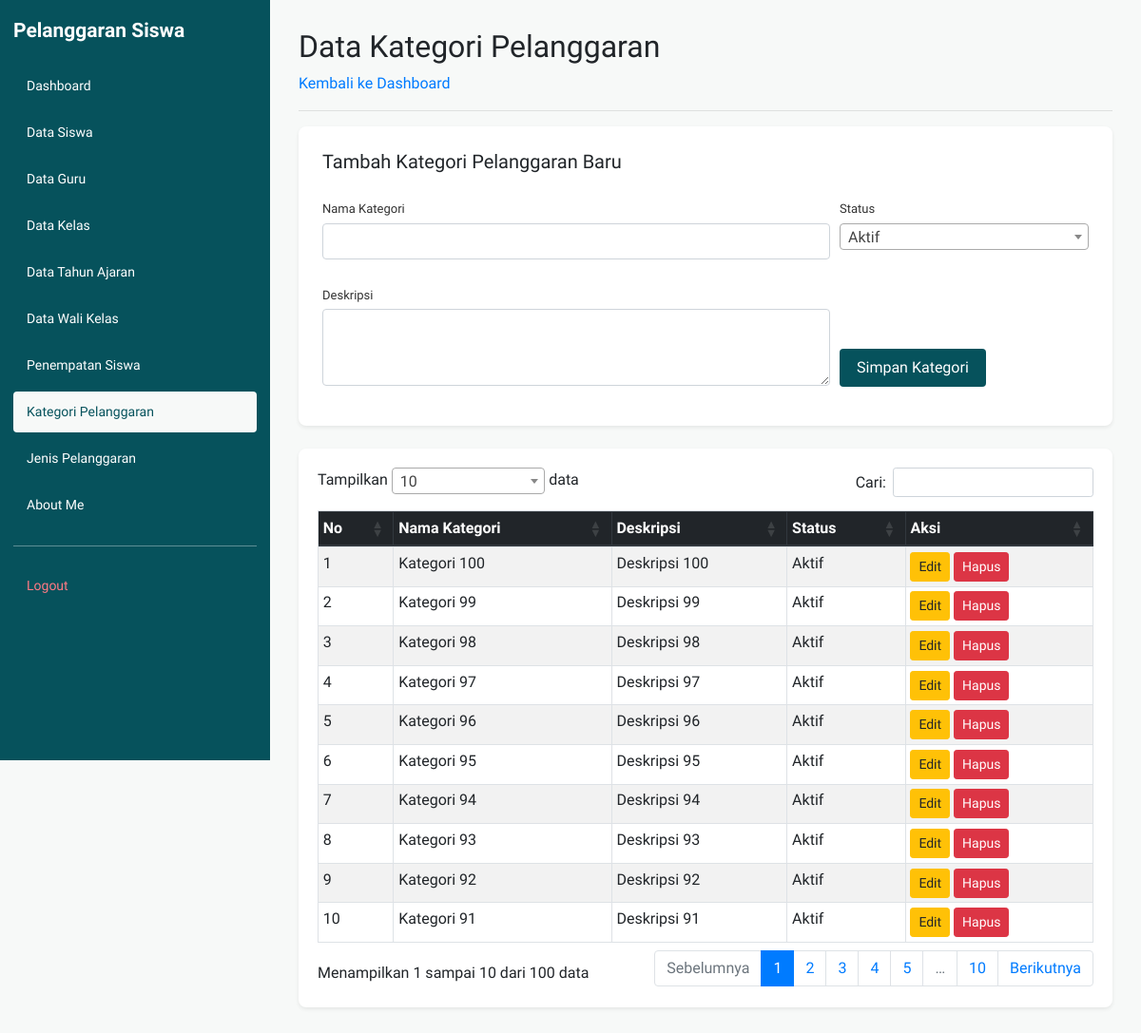
/kelola_pelanggaran_kategori.php (signed in), run on the app's committed database.
### tables this page shows
CREATE TABLE `t_pelanggaran_kategori` (
  `id` int(11) NOT NULL AUTO_INCREMENT,
  `nama` varchar(100) DEFAULT NULL,
  `deskripsi` text NOT NULL,
  `status_aktif` tinyint(1) NOT NULL,
  `created_at` timestamp NOT NULL DEFAULT current_timestamp(),
  `updated_at` timestamp NOT NULL DEFAULT current_timestamp(),
  PRIMARY KEY (`id`),
  UNIQUE KEY `uq_t_pelanggaran_kategori_nama` (`nama`)
);

### kelola_pelanggaran_kategori.php (the view, shortened to what this page needs)
<?php
include 'config/koneksi.php';
$query = mysqli_query(
    $koneksi,
    "SELECT * FROM t_pelanggaran_kategori ORDER BY id DESC"
);
?>
<!DOCTYPE html>
<html lang="id">
<head>
    <link rel="stylesheet"
          href="https://cdn.jsdelivr.net/npm/bootstrap@4.1.3/dist/css/bootstrap.min.css">
    <link rel="stylesheet"
          href="https://cdn.datatables.net/1.13.8/css/dataTables.bootstrap4.min.css">
    <link rel="stylesheet" href="layout/layout.css">
</head>
<body>
<?php include 'layout/sidebar.php'; ?>
<main class="app-main">
            <h2>Data Kategori Pelanggaran</h2>
            <a href="dashboard.php">Kembali ke Dashboard</a>
            <hr>
            <div class="form-card form-card-full shadow-sm mb-4">
                <h5 class="mb-3">Tambah Kategori Pelanggaran Baru</h5>
                <form action="proses_tambah_pelanggaran_kategori_.php" method="POST">
                    <div class="form-row">
                        <div class="form-group col-md-8">
                            <label>Nama Kategori</label>
                            <input type="text" name="nama" class="form-control"
                                   maxlength="100" required>
                        </div>
                        <div class="form-group col-md-4">
                            <label>Status</label>
                        </div>
                    </div>
                    <div class="form-row">
                        <div class="form-group col-md-8">
                            <label>Deskripsi</label>
                            <textarea name="deskripsi" rows="3" class="form-control" required></textarea>
                        </div>
                        <div class="form-group col-md-4">
                            <label>&nbsp;</label><br>
                            <button type="submit" name="simpan" class="btn btn-primary">
                                Simpan Kategori
                            </button>
                        </div>
                    </div>
                </form>
            </div>
            <div class="table-card shadow-sm">
            <div class="table-responsive">
                <table id="tabelKategori"
                       class="table table-striped table-bordered table-hover table-sm">
                    <thead class="thead-dark">
                        <tr>
                            <th>No</th>
                            <th>Nama Kategori</th>
                            <th>Deskripsi</th>
                            <th>Status</th>
                            <th>Aksi</th>
                        </tr>
                    </thead>
                    <tbody>
                        <?php
                        $no = 1;
                        while ($data = mysqli_fetch_assoc($query)) {
                        ?>
                            <tr>
                                <td><?= $no++; ?></td>
                                <td>
                                    <?= htmlspecialchars(
                                        $data['nama'] ?? '',
                                        ENT_QUOTES,
                                        'UTF-8'
                                    ); ?>
                                </td>
                                <td>
                                    <?= htmlspecialchars(
                                        $data['deskripsi'] ?? '',
                                        ENT_QUOTES,
                                        'UTF-8'
                                    ); ?>
                                </td>
                                <td>
                                    <?= $data['status_aktif'] == 1
                                        ? 'Aktif'
                                        : 'Tidak Aktif'; ?>
                                </td>
                                <td>
                                    <a class="btn btn-warning btn-sm"
                                       href="edit_pelanggaran_kategori.php?id=<?= (int)$data['id']; ?>">
                                        Edit
                                    </a>
                                    <a class="btn btn-danger btn-sm"
                                       href="hapus_pelanggaran_kategori.php?id=<?= (int)$data['id']; ?>"
                                       onclick="return confirm('Yakin ingin menghapus kategori ini?')">
                                        Hapus
                                    </a>
                                </td>
                            </tr>
                        <?php } ?>
                    </tbody>
                </table>
                </div>
            </div>
        </main>
</body>
</html>

### layout/layout.css (style rules this page uses)
* { box-sizing: border-box; }
html, body { margin: 0; padding: 0; min-height: 100vh; font-family: Arial, sans-serif; background: #f5f7f9; }
.app-main { display: block; width: auto; min-width: 0; min-height: 100vh; margin-left: 284px; padding: 30px; }
.app-main h1, .app-main h2 { margin-top: 0; }
.app-main .table-responsive { width: 100%; }
.table-card { background: #ffffff; border-radius: 8px; padding: 20px; width: 100%; }
.form-card { background: #ffffff; border-radius: 8px; padding: 25px; max-width: 720px; }
.form-card-full { max-width: 100%; }
.form-card label { display: block; font-size: 13px; margin: 12px 0 5px; color: #333; }
.form-card input[type="text"], .form-card input[type="email"], .form-card input[type="password"], .form-card input[type="date"], .form-card input[type="number"], .form-card select, .form-card textarea { width: 100%; padding: 8px 10px; border: 1px solid #ced4da; border-radius: 4px; font-size: 14px; box-sizing: border-box; }
.form-card textarea { resize: vertical; }
.form-card button { margin-top: 18px; padding: 8px 18px; border: none; border-radius: 4px; cursor: pointer; }

### layout/tema.css (style rules this page uses)
:root { --t-bg: #f7f9f8; --t-surface: #ebf0ee; --t-ink: #06525c; --t-muted: #2f737d; --t-surface-inv: #205d66; --t-ink-inv: #f7f9f8; }
html, body { background: #f7f9f8; }
body { font-family: 'Host Grotesk', Arial, sans-serif; --bs-link-color: #06525c; --bs-link-hover-color: #0b6b76; }
.app-main { background: #f7f9f8; }
.btn-primary { background-color: #06525c; border-color: #06525c; --bs-btn-bg: #06525c; --bs-btn-border-color: #06525c; --bs-btn-hover-bg: #0b6b76; --bs-btn-hover-border-color: #0b6b76; --bs-btn-active-bg: #205d66; --bs-btn-active-border-color: #205d66; --bs-btn-disabled-bg: #06525c; --bs-btn-disabled-border-color: #06525c; --bs-btn-focus-shadow-rgb: 6, 82, 92; }

### data on the page
t_pelanggaran_kategori: nama "Kategori 100", deskripsi "Deskripsi 100", status_aktif "Aktif"
t_pelanggaran_kategori: nama "Kategori 99", deskripsi "Deskripsi 99", status_aktif "Aktif"
t_pelanggaran_kategori: nama "Kategori 98", deskripsi "Deskripsi 98", status_aktif "Aktif"
t_pelanggaran_kategori: nama "Kategori 97", deskripsi "Deskripsi 97", status_aktif "Aktif"
t_pelanggaran_kategori: nama "Kategori 96", deskripsi "Deskripsi 96", status_aktif "Aktif"
t_pelanggaran_kategori: nama "Kategori 95", deskripsi "Deskripsi 95", status_aktif "Aktif"
t_pelanggaran_kategori: nama "Kategori 94", deskripsi "Deskripsi 94", status_aktif "Aktif"
t_pelanggaran_kategori: nama "Kategori 93", deskripsi "Deskripsi 93", status_aktif "Aktif"
t_pelanggaran_kategori: nama "Kategori 92", deskripsi "Deskripsi 92", status_aktif "Aktif"
t_pelanggaran_kategori: nama "Kategori 91", deskripsi "Deskripsi 91", status_aktif "Aktif"

### other printed values
$label "Dashboard"
$label "Data Siswa"
$label "Data Guru"
$label "Data Kelas"
$label "Data Tahun Ajaran"
$label "Data Wali Kelas"
$label "Penempatan Siswa"
$label "Kategori Pelanggaran"
$label "Jenis Pelanggaran"
$label "About Me"
